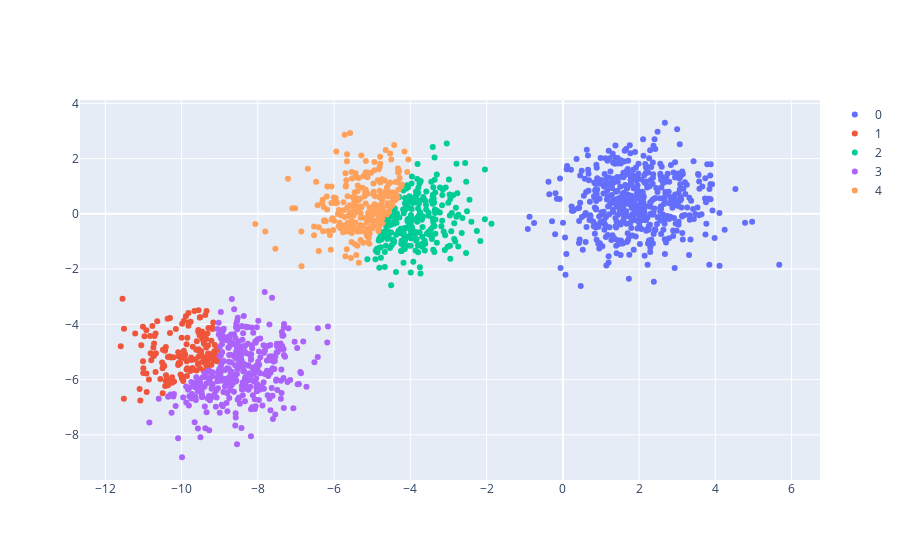

The code cell stored with this chart in its notebook:
### Code cell
kmeans = Kmeans(n_clusters=5, max_iter=10)
tags = kmeans.run(xdf)
xdf['tag'] = tags
xs = []
ys = []
names = []
for tag in set(tags):
    xs.append(xdf[xdf.tag == tag].f0)
    ys.append(xdf[xdf.tag == tag].f1)
    names.append(tag)
draw_scatters(xs, ys, names)

### Figure 1 — Plotly figure (JSON) as saved in the notebook; plotly's stock layout.template omitted (floating-point values rounded to 4 significant figures; data arrays with more than 128 entries replaced by an {"elided": "..."} marker saying what was removed)
{"data": [{"mode": "markers", "name": "0", "type": "scatter", "x": {"elided": "500 float values"}, "y": {"elided": "500 float values"}}, {"mode": "markers", "name": "1", "type": "scatter", "x": {"elided": "155 float values"}, "y": {"elided": "155 float values"}}, {"mode": "markers", "name": "2", "type": "scatter", "x": {"elided": "251 float values"}, "y": {"elided": "251 float values"}}, {"mode": "markers", "name": "3", "type": "scatter", "x": {"elided": "345 float values"}, "y": {"elided": "345 float values"}}, {"mode": "markers", "name": "4", "type": "scatter", "x": {"elided": "249 float values"}, "y": {"elided": "249 float values"}}], "layout": {}}
